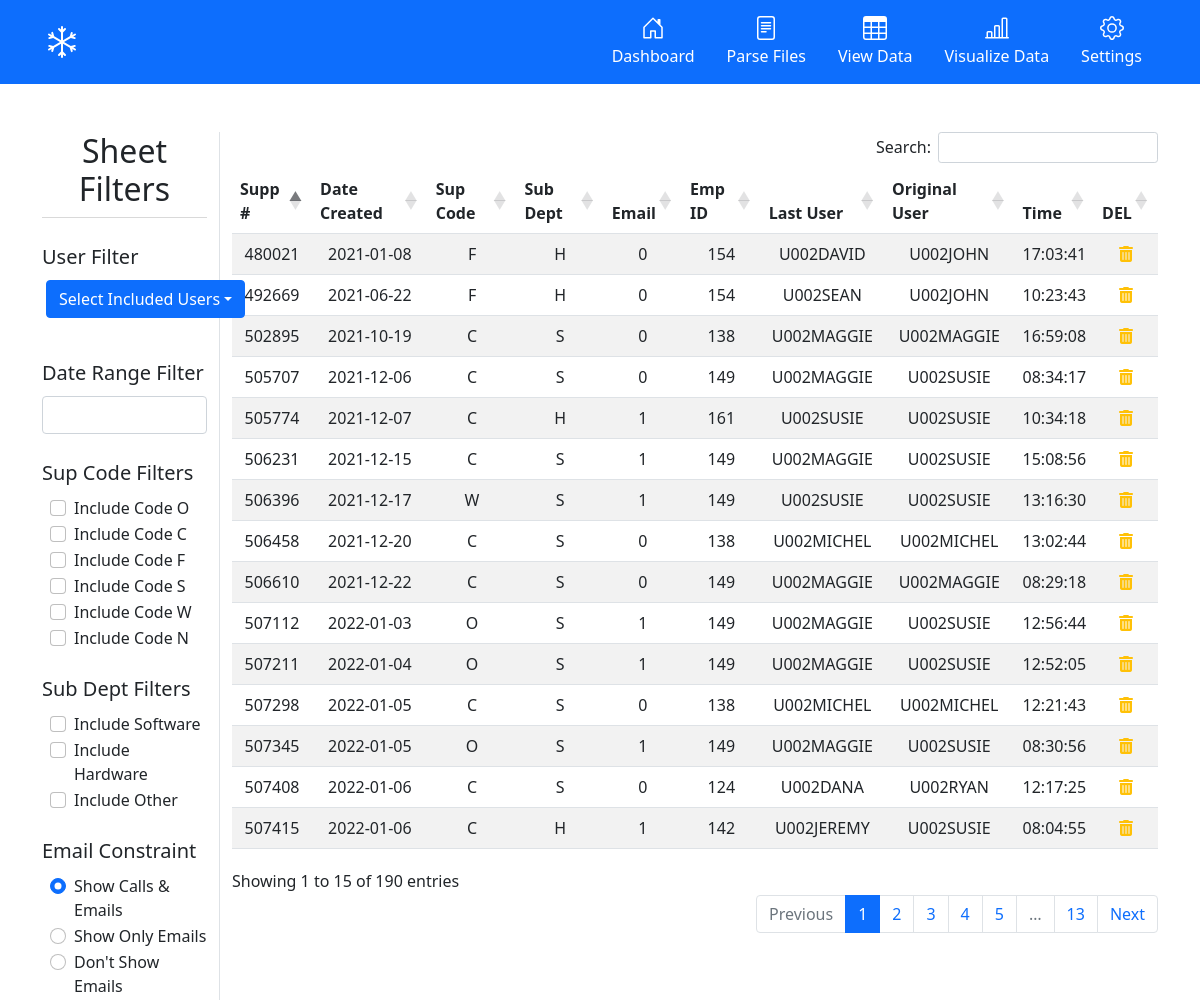
The app's page /sheets/ with its own data.
### tables this page shows
CREATE TABLE calls(
                                    support_number TEXT, 
                                    date_created TEXT, 
                                    sup_code TEXT,
                                    sub_dept TEXT,
                                    email TEXT,
                                    employee_id TEXT, 
                                    last_user TEXT, 
                                    original_user TEXT, 
                                    time_last_changed TEXT,
                                    FOREIGN KEY(employee_id) REFERENCES employees(id),
                                    PRIMARY KEY(support_number, date_created));

### src/routes/sheets_routes.py (the view)
@sheets_bp.route('/', methods=["GET"])
def sheets():
    return render_template('sheets.html', calls=calls_db.read(), employees=employees_db.read())

### src/models/call.py (called while the page is built)
    def read(self):
        try:
            self.lock.acquire(True)
            self.cursor.execute('''
                                SELECT * FROM calls
                                ''')
            return self.cursor.fetchall()
        finally:
            self.lock.release()

### src/models/employee.py (called while the page is built)
    def read(self):
        try:
            self.lock.acquire(True)
            self.cursor.execute('''
                                SELECT * FROM employees
                                ''')
            return self.cursor.fetchall()
        finally:
            self.lock.release()

### src/templates/sheets.html (shortened to what this page needs)
{% extends "base.html" %}
{% block content %}
<div class="container">
  <div class="row mt-5">
    <div class="col-2 border-end">
      <h2 class="display-6 text-center">Sheet Filters</h2>
      <div class="dropdown-divider mt-1"></div>
      <label for="userConstraint" class="form-label lead mt-3">User Filter</label>
      <div id="userConstraint" class="btn-group ms-1 mb-4">
        <button type="button" class="btn btn-primary dropdown-toggle" data-bs-toggle="dropdown">Select Included
          Users</button>
      </div>
      <label for="dateConstraint" class="form-label lead mt-3">Date Range Filter</label>
      <input id="dateConstraint" type="text" name="dates" class="form-control mb-4">
      <label for="supCodeConstraints" class="form-label lead">Sup Code Filters</label>
      <div id="supCodeConstraints" class="ms-2 mb-4">
        <div class="form-check">
          <label class="form-check-label" for="oCheck">Include Code O</label>
          <input class="form-check-input supCodeCheck" type="checkbox" value="O" id="oCheck">
        </div>
        <div class="form-check">
          <label class="form-check-label" for="cCheck">Include Code C</label>
          <input class="form-check-input supCodeCheck" type="checkbox" value="C" id="cCheck">
        </div>
        <div class="form-check">
          <label class="form-check-label" for="fCheck">Include Code F</label>
          <input class="form-check-input supCodeCheck" type="checkbox" value="F" id="fCheck">
        </div>
        <div class="form-check">
          <label class="form-check-label" for="sCheck">Include Code S</label>
          <input class="form-check-input supCodeCheck" type="checkbox" value="S" id="sCheck">
        </div>
        <div class="form-check">
          <label class="form-check-label" for="wCheck">Include Code W</label>
          <input class="form-check-input supCodeCheck" type="checkbox" value="W" id="wCheck">
        </div>
        <div class="form-check">
          <label class="form-check-label" for="nCheck">Include Code N</label>
          <input class="form-check-input supCodeCheck" type="checkbox" value="N" id="nCheck">
        </div>
      </div>
      <label for="subDeptConstraints" class="form-label lead">Sub Dept Filters</label>
      <div id="subDeptConstraints" class="ms-2 mb-4">
        <div class="form-check">
          <label class="form-check-label" for="softwareCheck">Include Software</label>
          <input class="form-check-input subDeptCheck" value="S" type="checkbox" id="softwareCheck">
        </div>
        <div class="form-check">
          <label class="form-check-label" for="hardwareCheck">Include Hardware</label>
          <input class="form-check-input subDeptCheck" value="H" type="checkbox" id="hardwareCheck">
        </div>
        <div class="form-check">
          <label class="form-check-label" for="otherCheck">Include Other</label>
          <input class="form-check-input subDeptCheck" value="O" type="checkbox" id="otherCheck">
        </div>
      </div>
      <label for="emailConstraint" class="form-label lead">Email Constraint</label>
      <div id="emailConstraint" class="ms-2">
        <div class="form-check">
          <label class="form-check-label" for="includeCallsAndEmailsCheck">Show Calls & Emails</label>
          <input class="form-check-input emailRadioButton" value="1|0" type="radio" name="flexRadioDefault" id="includeCallsAndEmailsCheck" checked>
        </div>
        <div class="form-check">
          <label class="form-check-label" for="includeEmailsCheck">Show Only Emails</label>
          <input class="form-check-input emailRadioButton" value="1" type="radio" name="flexRadioDefault" id="includeEmailsCheck">
        </div>
        <div class="form-check">
          <label class="form-check-label" for="excludeEmailsCheck">Don't Show Emails</label>
          <input class="form-check-input emailRadioButton" value="0" type="radio" name="flexRadioDefault" id="excludeEmailsCheck">
        </div>
      </div>
    </div>
    <div class="col-10">
      <table class="table table-striped dataTable text-center" id="sheetTable">
        <thead>
          <tr>
            <th scope="col">Supp #</th>
            <th scope="col">Date Created</th>
            <th scope="col">Sup Code</th>
            <th scope="col">Sub Dept</th>
            <th scope="col">Email</th>
            <th scope="col">Emp ID</th>
            <th scope="col">Last User</th>
            <th scope="col">Original User</th>
            <th scope="col">Time</th>
            <th scope="col">DEL</th>
          </tr>
        </thead>
        <tbody>
          {% for call in calls %}
          <tr>
            <td>{{ call[0] }}</td>
            <td>{{ call[1] }}</td>
            <td>{{ call[2] }}</td>
            <td>{{ call[3] }}</td>
            <td>{{ call[4] }}</td>
            <td>{{ call[5] }}</td>
            <td>{{ call[6] }}</td>
            <td>{{ call[7] }}</td>
            <td>{{ call[8] }}</td>
            <td>
              <a>
                <i class="fas fa-trash-alt text-warning"></i>
              </a>
          </tr>
          {% endfor %}
        </tbody>
      </table>
    </div>
  </div>
</div>
{% endblock %}

### src/templates/base.html (shortened to what this page needs)
<!DOCTYPE html>
<html lang="en">
<head>
    <link href="https://cdn.jsdelivr.net/npm/bootstrap@5.1.3/dist/css/bootstrap.min.css" rel="stylesheet"
>
    <link rel="stylesheet" href="https://cdnjs.cloudflare.com/ajax/libs/animate.css/4.1.1/animate.min.css" />
    <link rel="stylesheet" href="https://cdn.datatables.net/1.11.5/css/dataTables.bootstrap5.min.css">
    <link rel="stylesheet" type="text/css" href="https://cdn.jsdelivr.net/npm/daterangepicker/daterangepicker.css" />
    <link rel="stylesheet" type="text/css" href="{{ url_for('static',filename='css/styles.css') }}">
</head>
<body>
    <div class="px-3 py-2 bg-primary text-white">
        <div class="container">
            <div class="d-flex flex-wrap align-items-center justify-content-center justify-content-lg-start">
                <a href="/" class="d-flex align-items-center my-2 my-lg-0 me-lg-auto text-white text-decoration-none">
                    <svg class="bi me-2" width="40" height="32" role="img" aria-label="Snowball">
                        <use xlink:href="#snowball"></use>
                    </svg>
                </a>
                <ul class="nav col-12 col-lg-auto my-2 justify-content-center my-md-0 text-small">
                    <li>
                        <a href="/" class="nav-link text-white">
                            <svg class="bi d-block mx-auto mb-1" width="24" height="24">
                                <use xlink:href="#home"></use>
                            </svg>
                            Dashboard
                        </a>
                    </li>
                    <li>
                        <a href="/parse" class="nav-link text-white">
                            <svg class="bi d-block mx-auto mb-1" width="24" height="24">
                                <use xlink:href="#file-text"></use>
                            </svg>
                            Parse Files
                        </a>
                    </li>
                    <li>
                        <a href="/sheets" class="nav-link text-white">
                            <svg class="bi d-block mx-auto mb-1" width="24" height="24">
                                <use xlink:href="#table"></use>
                            </svg>
                            View Data
                        </a>
                    </li>
                    <li>
                        <a href="/visualize" class="nav-link text-white">
                            <svg class="bi d-block mx-auto mb-1" width="24" height="24">
                                <use xlink:href="#chart"></use>
                            </svg>
                            Visualize Data
                        </a>
                    </li>
                    <li>
                        <a href="/settings" class="nav-link text-white">
                            <svg class="bi d-block mx-auto mb-1" width="24" height="24">
                                <use xlink:href="#setting"></use>
                            </svg>
                            Settings
                        </a>
                    </li>
                </ul>
            </div>
        </div>
    </div>
    {% block content %}
    {% endblock %}
</body>
</html>

### src/static/css/styles.css (style rules this page uses)
.bi { vertical-align: -0.125em; pointer-events: none; fill: currentColor; }
.display-6 { font-size: 2rem !important; }

### records on screen
calls: support_number "492669", date_created "2021-06-22", sup_code "F", sub_dept "H", email "0", employee "154", last_user "U002SEAN", original_user "U002JOHN", time_last_changed "10:23:43"
calls: support_number "480021", date_created "2021-01-08", sup_code "F", sub_dept "H", email "0", employee "154", last_user "U002DAVID", original_user "U002JOHN", time_last_changed "17:03:41"
calls: support_number "507408", date_created "2022-01-06", sup_code "C", sub_dept "S", email "0", employee "124", last_user "U002DANA", original_user "U002RYAN", time_last_changed "12:17:25"
calls: support_number "505707", date_created "2021-12-06", sup_code "C", sub_dept "S", email "0", employee "149", last_user "U002MAGGIE", original_user "U002SUSIE", time_last_changed "08:34:17"
calls: support_number "507415", date_created "2022-01-06", sup_code "C", sub_dept "H", email "1", employee "142", last_user "U002JEREMY", original_user "U002SUSIE", time_last_changed "08:04:55"
calls: support_number "505774", date_created "2021-12-07", sup_code "C", sub_dept "H", email "1", employee "161", last_user "U002SUSIE", original_user "U002SUSIE", time_last_changed "10:34:18"
calls: support_number "507298", date_created "2022-01-05", sup_code "C", sub_dept "S", email "0", employee "138", last_user "U002MICHEL", original_user "U002MICHEL", time_last_changed "12:21:43"
calls: support_number "506458", date_created "2021-12-20", sup_code "C", sub_dept "S", email "0", employee "138", last_user "U002MICHEL", original_user "U002MICHEL", time_last_changed "13:02:44"
calls: support_number "502895", date_created "2021-10-19", sup_code "C", sub_dept "S", email "0", employee "138", last_user "U002MAGGIE", original_user "U002MAGGIE", time_last_changed "16:59:08"
calls: support_number "506610", date_created "2021-12-22", sup_code "C", sub_dept "S", email "0", employee "149", last_user "U002MAGGIE", original_user "U002MAGGIE", time_last_changed "08:29:18"
calls: support_number "507345", date_created "2022-01-05", sup_code "O", sub_dept "S", email "1", employee "149", last_user "U002MAGGIE", original_user "U002SUSIE", time_last_changed "08:30:56"
calls: support_number "507211", date_created "2022-01-04", sup_code "O", sub_dept "S", email "1", employee "149", last_user "U002MAGGIE", original_user "U002SUSIE", time_last_changed "12:52:05"
calls: support_number "507112", date_created "2022-01-03", sup_code "O", sub_dept "S", email "1", employee "149", last_user "U002MAGGIE", original_user "U002SUSIE", time_last_changed "12:56:44"
calls: support_number "506396", date_created "2021-12-17", sup_code "W", sub_dept "S", email "1", employee "149", last_user "U002SUSIE", original_user "U002SUSIE", time_last_changed "13:16:30"
calls: support_number "506231", date_created "2021-12-15", sup_code "C", sub_dept "S", email "1", employee "149", last_user "U002MAGGIE", original_user "U002SUSIE", time_last_changed "15:08:56"
